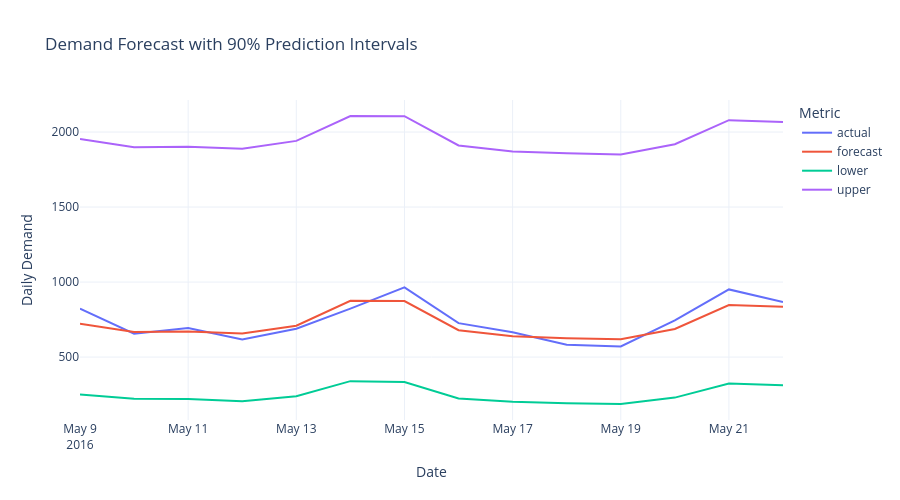

Notebook cell for this chart:
### Code cell
fig = px.line(
    evaluation_data.groupby("date").agg(
        actual=("sales", "sum"),
        forecast=("forecast", "sum"),
        lower=("lower_bound", "sum"),
        upper=("upper_bound", "sum")
    ).reset_index(),
    x="date",
    y=["actual", "forecast", "lower", "upper"],
    title="Demand Forecast with 90% Prediction Intervals",
    labels={
        "date": "Date",
        "value": "Daily Demand",
        "variable": "Metric"
    }
)

fig.update_layout(
    template="plotly_white",
    height=500,
    hovermode="x unified"
)

fig.show()

### Figure 1 — Plotly figure (JSON) as saved in the notebook; plotly's stock layout.template omitted (floating-point values rounded to 4 significant figures)
{"data": [{"hovertemplate": "Metric=actual<br>Date=%{x}<br>Daily Demand=%{y}<extra></extra>", "legendgroup": "actual", "line": {"color": "#636efa", "dash": "solid"}, "marker": {"symbol": "circle"}, "mode": "lines", "name": "actual", "orientation": "v", "showlegend": true, "type": "scatter", "x": ["2016-05-09T00:00:00.000000000", "2016-05-10T00:00:00.000000000", "2016-05-11T00:00:00.000000000", "2016-05-12T00:00:00.000000000", "2016-05-13T00:00:00.000000000", "2016-05-14T00:00:00.000000000", "2016-05-15T00:00:00.000000000", "2016-05-16T00:00:00.000000000", "2016-05-17T00:00:00.000000000", "2016-05-18T00:00:00.000000000", "2016-05-19T00:00:00.000000000", "2016-05-20T00:00:00.000000000", "2016-05-21T00:00:00.000000000", "2016-05-22T00:00:00.000000000"], "xaxis": "x", "y": [823.0, 656.0, 694.0, 617.0, 689.0, 823.0, 965.0, 726.0, 665.0, 582.0, 571.0, 744.0, 951.0, 867.0], "yaxis": "y"}, {"hovertemplate": "Metric=forecast<br>Date=%{x}<br>Daily Demand=%{y}<extra></extra>", "legendgroup": "forecast", "line": {"color": "#EF553B", "dash": "solid"}, "marker": {"symbol": "circle"}, "mode": "lines", "name": "forecast", "orientation": "v", "showlegend": true, "type": "scatter", "x": ["2016-05-09T00:00:00.000000000", "2016-05-10T00:00:00.000000000", "2016-05-11T00:00:00.000000000", "2016-05-12T00:00:00.000000000", "2016-05-13T00:00:00.000000000", "2016-05-14T00:00:00.000000000", "2016-05-15T00:00:00.000000000", "2016-05-16T00:00:00.000000000", "2016-05-17T00:00:00.000000000", "2016-05-18T00:00:00.000000000", "2016-05-19T00:00:00.000000000", "2016-05-20T00:00:00.000000000", "2016-05-21T00:00:00.000000000", "2016-05-22T00:00:00.000000000"], "xaxis": "x", "y": [721.7, 667.6, 669.9, 656.5, 709.2, 875.2, 873.6, 679.0, 639.0, 626.1, 618.7, 687.2, 847.3, 835.3], "yaxis": "y"}, {"hovertemplate": "Metric=lower<br>Date=%{x}<br>Daily Demand=%{y}<extra></extra>", "legendgroup": "lower", "line": {"color": "#00cc96", "dash": "solid"}, "marker": {"symbol": "circle"}, "mode": "lines", "name": "lower", "orientation": "v", "showlegend": true, "type": "scatter", "x": ["2016-05-09T00:00:00.000000000", "2016-05-10T00:00:00.000000000", "2016-05-11T00:00:00.000000000", "2016-05-12T00:00:00.000000000", "2016-05-13T00:00:00.000000000", "2016-05-14T00:00:00.000000000", "2016-05-15T00:00:00.000000000", "2016-05-16T00:00:00.000000000", "2016-05-17T00:00:00.000000000", "2016-05-18T00:00:00.000000000", "2016-05-19T00:00:00.000000000", "2016-05-20T00:00:00.000000000", "2016-05-21T00:00:00.000000000", "2016-05-22T00:00:00.000000000"], "xaxis": "x", "y": [250.7, 222.1, 219.8, 206.2, 239.5, 339.6, 333.3, 223.4, 201.6, 191.8, 187.2, 229.8, 323.5, 311.9], "yaxis": "y"}, {"hovertemplate": "Metric=upper<br>Date=%{x}<br>Daily Demand=%{y}<extra></extra>", "legendgroup": "upper", "line": {"color": "#ab63fa", "dash": "solid"}, "marker": {"symbol": "circle"}, "mode": "lines", "name": "upper", "orientation": "v", "showlegend": true, "type": "scatter", "x": ["2016-05-09T00:00:00.000000000", "2016-05-10T00:00:00.000000000", "2016-05-11T00:00:00.000000000", "2016-05-12T00:00:00.000000000", "2016-05-13T00:00:00.000000000", "2016-05-14T00:00:00.000000000", "2016-05-15T00:00:00.000000000", "2016-05-16T00:00:00.000000000", "2016-05-17T00:00:00.000000000", "2016-05-18T00:00:00.000000000", "2016-05-19T00:00:00.000000000", "2016-05-20T00:00:00.000000000", "2016-05-21T00:00:00.000000000", "2016-05-22T00:00:00.000000000"], "xaxis": "x", "y": [1954.0, 1899.0, 1902.0, 1888.0, 1941.0, 2107.0, 2105.0, 1911.0, 1871.0, 1858.0, 1850.0, 1919.0, 2079.0, 2067.0], "yaxis": "y"}], "layout": {"height": 500, "hovermode": "x unified", "legend": {"title": {"text": "Metric"}, "tracegroupgap": 0}, "title": {"text": "Demand Forecast with 90% Prediction Intervals"}, "xaxis": {"anchor": "y", "domain": [0, 1], "title": {"text": "Date"}}, "yaxis": {"anchor": "x", "domain": [0, 1], "title": {"text": "Daily Demand"}}}}
